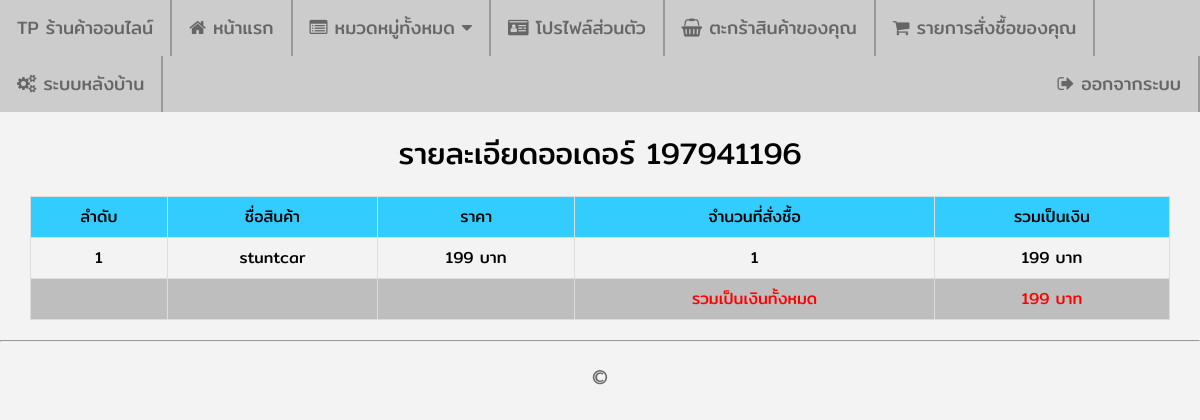
Page /shop_online/order_view.php?order_ordernumber=197941196 (signed in) on the committed database.
### tables this page shows
CREATE TABLE `shop_information` (
  `shop_information_id` int(5) NOT NULL,
  `shop_information_name` varchar(100) NOT NULL,
  `shop_information_email` varchar(100) NOT NULL,
  `shop_information_address` text NOT NULL,
  `shop_information_tel` varchar(10) NOT NULL,
  `shop_information_title` varchar(100) NOT NULL,
  `shop_information_logo` text NOT NULL
);

CREATE TABLE `basket` (
  `basket_id` int(10) NOT NULL,
  `basket_amount` int(6) NOT NULL,
  `basket_status` varchar(10) NOT NULL DEFAULT 'P0',
  `order_ordernumber` varchar(10) DEFAULT NULL,
  `product_id` int(10) NOT NULL,
  `category_id` int(10) NOT NULL,
  `member_id` int(10) NOT NULL
);

CREATE TABLE `product` (
  `product_id` int(10) NOT NULL,
  `product_code` varchar(10) NOT NULL,
  `product_name` varchar(200) NOT NULL,
  `product_detail` text NOT NULL,
  `product_img1` text NOT NULL,
  `product_img2` text DEFAULT NULL,
  `product_img3` text DEFAULT NULL,
  `product_img4` text DEFAULT NULL,
  `product_price` int(9) NOT NULL,
  `product_stock` int(6) NOT NULL,
  `category_id` int(10) NOT NULL
);

### shop_online/order_view.php (the view, shortened to what this page needs)
<?php
    require_once('connections/mysqli.php');
    $strSQL = "SELECT * FROM shop_information";
    $objQuery = mysqli_query($Connection,$strSQL);
    $objResult = mysqli_fetch_array($objQuery,MYSQLI_ASSOC);
    $order_ordernumber = null;
    if(isset($_GET["order_ordernumber"])){
        $order_ordernumber = $_GET["order_ordernumber"];
    }
    $strSQL2 = "SELECT * FROM basket INNER JOIN product ON basket.product_id = product.product_id WHERE order_ordernumber = '".$order_ordernumber."'";
    $objQuery2 = mysqli_query($Connection,$strSQL2);
    $strSQL3 = "SELECT * FROM basket WHERE order_ordernumber = '".$order_ordernumber."'";
    $objQuery3 = mysqli_query($Connection,$strSQL3);
    $objResult3 = mysqli_fetch_array($objQuery3,MYSQLI_ASSOC);
    $a = 1;
    $total = 0;
?>
<!DOCTYPE html>
<html lang="en">
<head>
  <link rel="stylesheet" href="https://cdnjs.cloudflare.com/ajax/libs/font-awesome/4.7.0/css/font-awesome.min.css">
  <link rel="stylesheet" type="text/css" href="assets/css/body.css">
  <link rel="stylesheet" type="text/css" href="assets/css/navigationbar.css">
  <link rel="stylesheet" type="text/css" href="assets/css/shop.css">
</head>
<body>
  <?php include 'includes/navbar.php';?>
  <div class="shop_div_2">
    <span class="shop_span_7">รายละเอียดออเดอร์ <?php echo $objResult3["order_ordernumber"]; ?></span>
    <div class="shop_div_7">
      <table class="shop_table_1">
        <tr>
          <td bgcolor="#33CCFF">ลำดับ</td>
          <td bgcolor="#33CCFF">ชื่อสินค้า</td>
          <td bgcolor="#33CCFF">ราคา</td>
          <td bgcolor="#33CCFF">จำนวนที่สั่งชื้อ</td>
          <td bgcolor="#33CCFF">รวมเป็นเงิน</td>
        </tr>
        <?php
        while ($objResult2 = mysqli_fetch_array($objQuery2,MYSQLI_ASSOC)) {
        ?>
        <tr>
          <td><?php echo $a; ?></td>
          <td><?php echo $objResult2["product_name"]; ?></td>
          <td><?php echo $objResult2["product_price"]." บาท"; ?></td>
          <td><?php echo $objResult2["basket_amount"]; ?></td>
          <td><?php echo $objResult2["product_price"] * $objResult2["basket_amount"]." บาท"; ?></td>
        </tr>
        <?php
        $total = $total + ($objResult2["product_price"] * $objResult2["basket_amount"]);
        $a++;
        }
        ?>
        <tr>
          <td bgcolor="#BEBEBE"></td>
          <td bgcolor="#BEBEBE"></td>
          <td bgcolor="#BEBEBE"></td>
          <td bgcolor="#BEBEBE" style="color:#FF0000">รวมเป็นเงินทั้งหมด</td>
          <td bgcolor="#BEBEBE" style="color:#FF0000"><?php echo $total." บาท"; ?></td>
        </tr>
      </table>
    </div>
  </div>
  <hr>
  <?php include 'includes/footer.php';?>
</body>
</html>

### shop_online/includes/navbar.php (shortened to what this page needs)
<ul>
  <li><a><?php echo $objResult['shop_information_name']; ?></a></li>
  <li><a href="index.php"><i class="fa fa-home"></i> หน้าแรก</a></li>
  <li class="dropdown">
    <a href="javascript:void(0)" class="dropbtn"><i class="fa fa-list-alt"></i> หมวดหมู่ทั้งหมด <i class="fa fa-caret-down"></i></a>
  </li>
  <?php
  if ($_SESSION != NULL) {
  ?>
  <li><a href="profile.php"><i class="fa fa-id-card"></i> โปรไฟล์ส่วนตัว</a></li>
  <li><a href="basket.php"><i class="fa fa-shopping-basket"></i> ตะกร้าสินค้าของคุณ</a></li>
  <li><a href="order.php"><i class="fa fa-shopping-cart"></i> รายการสั่งชื้อของคุณ</a></li>
  <?php
  if ($_SESSION['member_level'] == "admin") {
  ?>
  <li><a href="admin/index.php"><i class="fa fa-cogs"></i> ระบบหลังบ้าน</a></li>
  <?php
  }
  ?>
  <li style="float:right"><a href="logout.php"><i class="fa fa-sign-out"></i> ออกจากระบบ</a></li>
  <?php
  }
  ?>
</ul>

### shop_online/assets/css/body.css (style rules this page uses)
body { font-family: mitrregular; background-color: #f3f3f3; margin-left: 0px; margin-top: 0px; margin-right: 0px; margin-bottom: 0px; }

### shop_online/assets/css/navigationbar.css (style rules this page uses)
ul { list-style-type: none; margin: 0; padding: 0; overflow: hidden; background-color: #CCC; }
li { float: left; border-right: 2px solid #999; }
li a { display: block; color: #666; text-align: center; padding: 15px 17px; text-decoration: none; font-size: 18px; }
li.dropdown { display: inline-block; }

### shop_online/assets/css/shop.css (style rules this page uses)
div.shop_div_2 { display: block; margin: auto; margin-top: 20px; margin-bottom: 20px; text-align: center; }
div.shop_div_7 { display: block; margin: auto; margin-top: 20px; margin-bottom: 20px; width: 95%; text-align: left; }
span.shop_span_7 { display: block; color: #000; font-size: 30px; }
table.shop_table_1 { border-collapse: collapse; width: 100%; text-align: center; }
table.shop_table_1 tr, table.shop_table_1 td { border: 1px solid #ddd; padding: 8px; font-size: 16px; }

### rows in the picture
shop_information: shop_information_name "TP ร้านค้าออนไลน์"
basket: order_ordernumber "197941196", product.product_name "stuntcar", product.product_price "199", basket_amount "1", $objResult2['product_price']*$objResult2['basket_amount'] "199"

### other values in the picture
$total "199"
